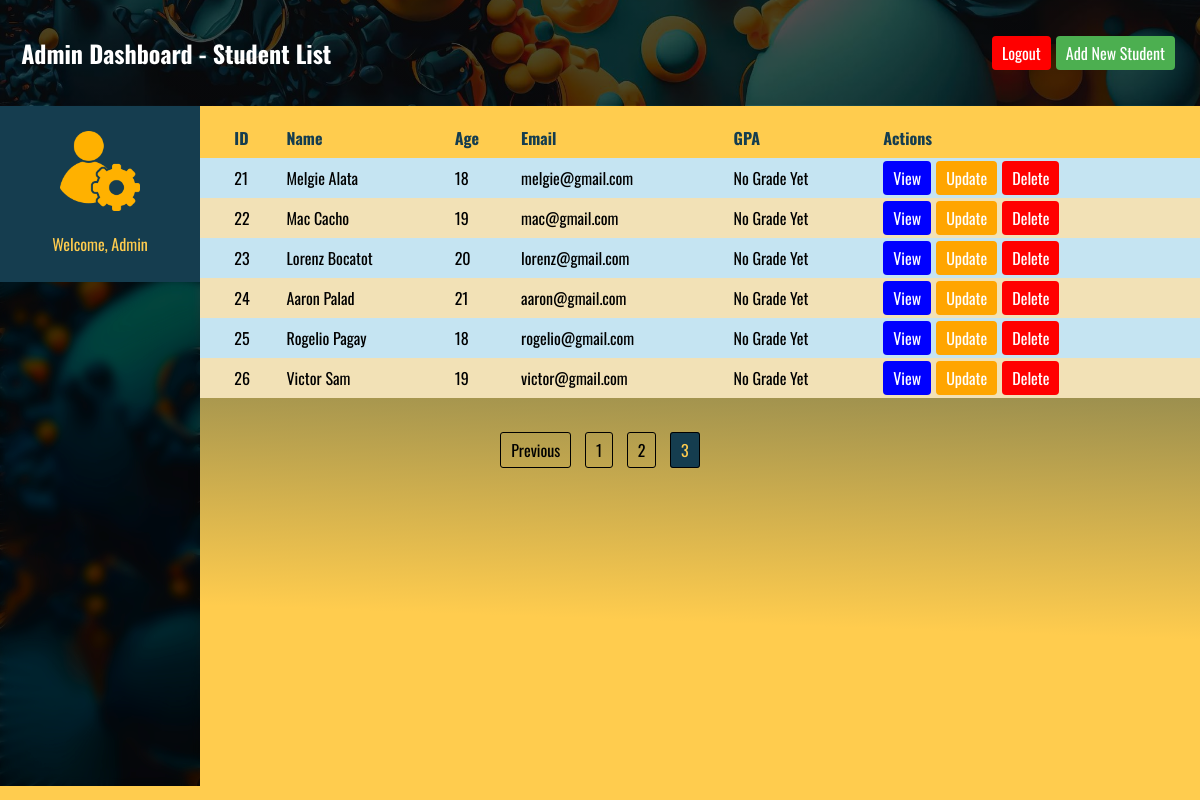
The app's page /admin-R.php?page=3 (signed in) with its own data.
### tables this page shows
CREATE TABLE `students` (
  `id` int(11) NOT NULL,
  `student_id` varchar(20) DEFAULT NULL,
  `name` varchar(100) DEFAULT NULL,
  `age` int(2) DEFAULT NULL,
  `email` varchar(100) DEFAULT NULL,
  `gpa` float DEFAULT NULL
);

### admin-R.php (the view, shortened to what this page needs)
<?php
include('config.php');
class StudentList {
    private $conn;
    public function __construct($conn) {
        $this->conn = $conn;
    }
    public function getStudentList() {
        $results_per_page = 10;
        $current_page = isset($_GET['page']) ? $_GET['page'] : 1;
        $start_index = ($current_page - 1) * $results_per_page;
        $total_records_query = "SELECT COUNT(*) AS total FROM students";
        $total_records_result = $this->conn->query($total_records_query);
        $total_records_row = $total_records_result->fetch_assoc();
        $total_records = $total_records_row['total'];
        $total_pages = ceil($total_records / $results_per_page);
        $query = "SELECT * FROM students LIMIT $start_index, $results_per_page";
        $result = $this->conn->query($query);
        return [$result, $current_page, $total_pages];
    }
}
$studentList = new StudentList($conn);
[$result, $current_page, $total_pages] = $studentList->getStudentList();
?>
<!DOCTYPE html>
<html lang="en">
<head>
</head>
<body class="table-body">
    <header class="body-header">
        <h2 class="header">&nbsp;Admin Dashboard - Student List </h2>
        <a class="logout-link" href="admin-logout.php" onclick="return confirmLogout()">Logout</a>
        <a class="create-link" href="admin-C.php">Add New Student</a>
    </header>
<div class="sidebar">
    <div class="sidebar-glass">
            <div class="student-icon">
                <img src="src/Admin.png" alt="Student Icon">
                <p>Welcome, Admin</p>
            </div>
        </div>
        </div>
    <div class="table-container">
        <table>
            <tr>
                <th></th>
                <th>ID</th>
                <th>Name</th>
                <th>Age</th>
                <th>Email</th>
                <th>GPA</th>
                <th>Actions</th>
            </tr>
            <?php
            if ($result->num_rows > 0) {
                while($row = $result->fetch_assoc()) {
                    echo "<tr>";
                    echo "<td> </td>";
                    echo "<td>".$row["id"]."</td>";
                    echo "<td>".$row["name"]."</td>";
                    echo "<td>".$row["age"]."</td>";
                    echo "<td>".$row["email"]."</td>";
                    echo "<td>".(($row["gpa"] >= 1 || $row["gpa"] === null) ? $row["gpa"] : "No Grade Yet")."</td>";
                    echo "<td class='responsive-dropdown'>";
                    echo "<div class='dropdown'>";
                    echo "<div class='dropdown-content'>";
                    echo "<a class='view-link' href='admin-view-student.php?id=".$row["id"]."'>View</a>";
                    echo "<a class='update-link' href='admin-U.php?id=".$row["id"]."'>Update</a>";
                    echo "<a class='delete-link' href='admin-D.php?id=".$row["id"]."'>Delete</a>";
                    echo "</div>";
                    echo "</div>";
                    echo "</td>";
                    echo "</tr>";
                }
            } else {
                echo "<tr><td colspan='6'>No records found</td></tr>";
            }
            ?>
        </table>
    </div>
    <?php if ($total_pages > 1): ?>
    <div class="pagination">
        <?php if ($current_page > 1): ?>
            <a href="?page=<?php echo $current_page - 1; ?>">Previous</a>
        <?php endif; ?>
        <?php for ($i = 1; $i <= $total_pages; $i++): ?>
            <a <?php echo ($i == $current_page) ? 'class="active"' : ''; ?> href="?page=<?php echo $i; ?>"><?php echo $i; ?></a>
        <?php endfor; ?>
    </div>
    <?php endif; ?>
</body>
</html>

### records on screen
students: id "21", name "Melgie Alata", age "18", email "melgie@gmail.com", gpa "No Grade Yet"
students: id "22", name "Mac Cacho", age "19", email "mac@gmail.com", gpa "No Grade Yet"
students: id "23", name "Lorenz Bocatot", age "20", email "lorenz@gmail.com", gpa "No Grade Yet"
students: id "24", name "Aaron Palad", age "21", email "aaron@gmail.com", gpa "No Grade Yet"
students: id "25", name "Rogelio Pagay", age "18", email "rogelio@gmail.com", gpa "No Grade Yet"
students: id "26", name "Victor Sam", age "19", email "victor@gmail.com", gpa "No Grade Yet"
